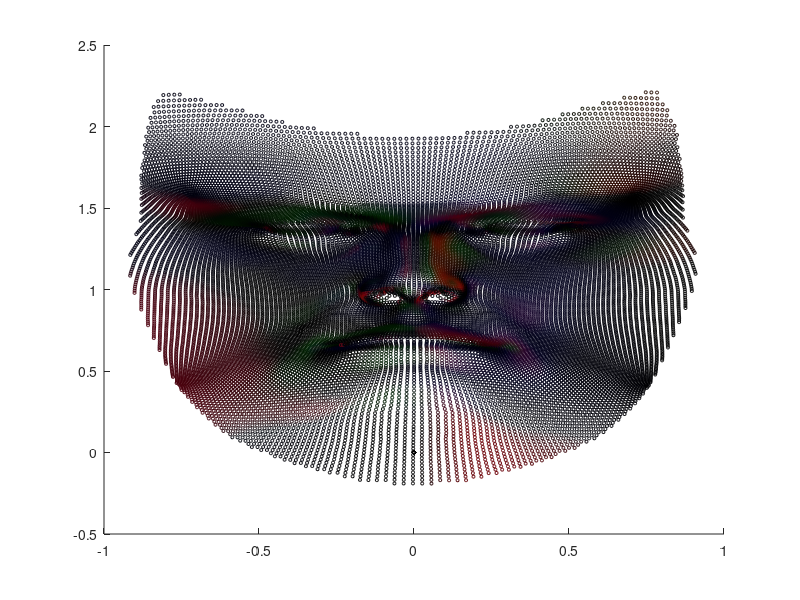
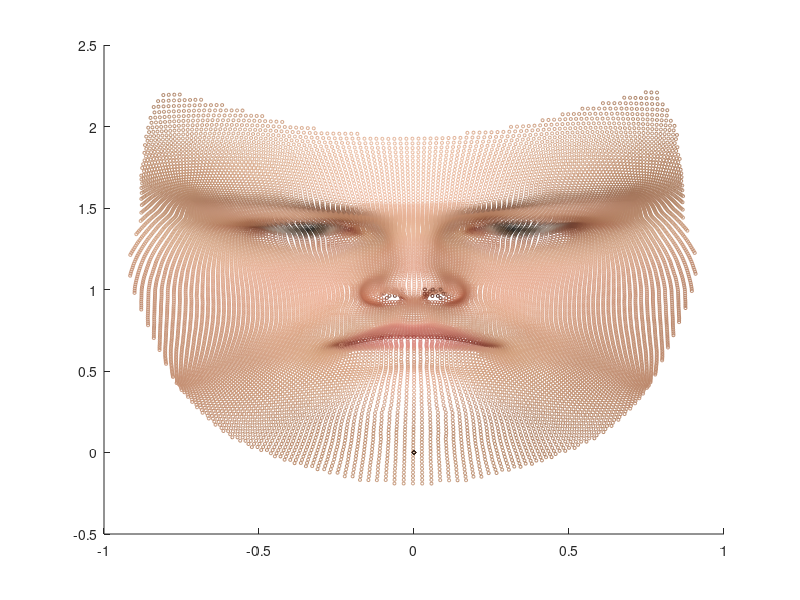

Here is the MATLAB script that generated these plots, in order:
clear
close all

fileID = fopen('color.txt','r');
A = fscanf(fileID, '%f');
colors = zeros(3, 53149);
 
colors(1,:) = A(1:53149);
colors(2,:) = A(53150:53149+53149);
colors(3,:) = A(53150+53149:159447);

fileID = fopen('position.txt','r');
A = fscanf(fileID, '%f');
projected = zeros(2, 53149);
 
projected(1,:) = A(1:53149);
projected(2,:) = A(53150:53149+53149);

figure(1)
scatter(projected(1,:),projected(2,:),5, colors.')

fileID = fopen('reflectance.txt','r');
A = fscanf(fileID, '%f');
reflectance = zeros(3, 53149);
reflectance(1,:) = A(1:53149);
reflectance(2,:) = A(53150:53149+53149);
reflectance(3,:) = A(53150+53149:159447);

figure(2)
scatter(projected(1,:),projected(2,:),5, reflectance.')

norm(colors - reflectance)

fileID = fopen('normals.txt','r');
A = fscanf(fileID, '%f');
normals(1,:) = A(1:53149);
normals(2,:) = A(53150:53149+53149);
normals(3,:) = A(53150+53149:159447);

% figure(3)
% scatter3(normals(1,:), normals(2,:), normals(3,:), 1);
